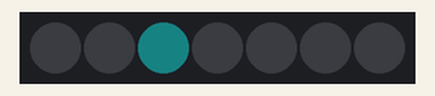
Recording of a sketch running on a simulated Arduino Uno, built with avr-gcc and run on an emulated ATmega328P. Parts: 7 RGB LEDs in strip order, left to right. Dim RGB values are drawn brighter than linear; random numbers use the default seed unless the sketch sets one.

Above: at 6.57 s.
At 10.43 s:
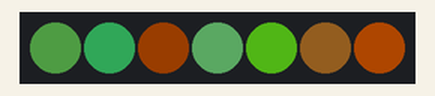
At 14.63 s:
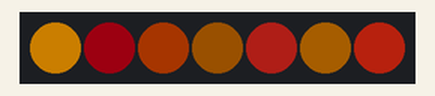
At 23.02 s:
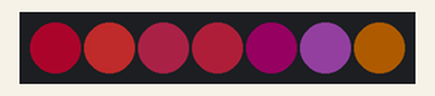
At 31.43 s:
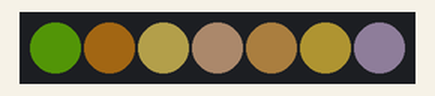
At 39.64 s:
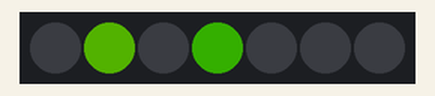
Timing chart, 0 to 40.0 s (numbered marks = the images above):
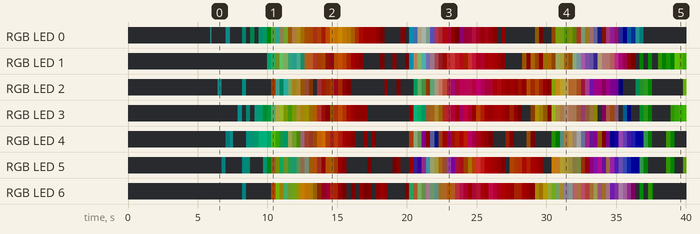

Measured:
- by itself, RGB LED 0: off → RGB(1, 3, 3) at 5.9 s, → off 0.10 s later, → RGB(1, 9, 9) 1.0 s later, → off 0.30 s later, … (90 changes in this stretch)
- by itself, RGB LED 2: off → RGB(1, 6, 6) at 6.4 s, → off 0.30 s later, → RGB(0, 13, 12) 1.5 s later, → off 0.30 s later, … (85 changes in this stretch)
- by itself, RGB LED 3: off → RGB(0, 12, 12) at 7.9 s, → off 0.30 s later, → RGB(0, 7, 6) 0.30 s later, → off 0.30 s later, … (92 changes in this stretch)

The sketch:

palette_blending_capability.ino
```cpp
/*
    Simple non-blocking FastLED display sequence template

*/

#include "FastLED.h"

// A digital unsigned subtraction macro. if result <0, then x=0. Otherwise, x=b
#define qsubd(x, b) ((x>b)?b:0)

// Unsigned subtraction macro. if result <0, then x=0. Otherwise x=x-b
#define qsuba(x, b) ((x>b)?x-b:0)

#define LED_DT 10
#define COLOR_ORDER GRB
#define LED_TYPE WS2812B
#define NUM_LEDS 7

uint8_t max_bright = 128;

struct CRGB leds[NUM_LEDS];

// Palette definitions
CRGBPalette16 currentPalette;
CRGBPalette16 targetPalette;

// NOBLEND or LINEARBLEND
TBlendType currentBlending;

// Define variables used by the sequences
int twinkrate = 100; // The higher the value, the lower the number of twinkles
uint8_t thisdelay =  10; // A delay value for the sequence(s)
uint8_t thisfade =   8; // How quickly does it fade? Lower = slower fade rate
uint8_t thishue =  50; // The hue
uint8_t thissat = 255; // The saturation, where 255 = brilliant colours
uint8_t thisbri = 255; // Brightness of a sequence
bool randhue =   1; // Do we want random colours all the time? 1 = yes

void setup() {
  delay(1000);
  LEDS.addLeds<LED_TYPE, LED_DT, COLOR_ORDER>(leds, NUM_LEDS);  // Use this for WS2812

  currentBlending = LINEARBLEND;

  FastLED.setBrightness(max_bright);

  // FastLED Power management set at 5V, 500mA
  set_max_power_in_volts_and_milliamps(5, 500);
}


void loop () {
  // Check the demo loop for changes to the variables.
  ChangeMe();

  EVERY_N_MILLISECONDS(100) {
    uint8_t maxChanges = 24;

    // AWESOME palette blending capability
    nblendPaletteTowardPalette(currentPalette, targetPalette, maxChanges);
  }

  // FastLED based non-blocking delay to update/display the sequence
  EVERY_N_MILLISECONDS(thisdelay) {
    twinkle();
  }

  // Change the target palette to a random one every 5 seconds
  EVERY_N_SECONDS(5) {
    static uint8_t baseC = random8();
    targetPalette = CRGBPalette16(CHSV(random8(), 255, random8(128, 255)), CHSV(random8(), 255, random8(128, 255)), CHSV(random8(), 192, random8(128, 255)), CHSV(random8(), 255, random8(128, 255)));
  }

  FastLED.show();
}

void twinkle() {
  if (random8() < twinkrate)
    leds[random16(NUM_LEDS)] += ColorFromPalette(currentPalette, (randhue ? random8() : thishue), 255, currentBlending);

  fadeToBlackBy(leds, NUM_LEDS, thisfade);
}

// A time (rather than loop) based demo sequencer. This gives us full control over the length of each sequence
void ChangeMe() {
  uint8_t secondHand = (millis() / 1000) % 10;

  // Static variable, means it's only defined once. This is our 'debounce' variable
  static uint8_t lastSecond = 99;

  if (lastSecond != secondHand) {

    // Debounce to make sure we're not repeating an assignment
    lastSecond = secondHand;

    switch (secondHand) {
      case 0: thisdelay = 10; randhue = 1; thissat = 255; thisfade = 8; twinkrate = 150; break;
      case 5: thisdelay = 100; randhue = 0;  thishue = random8(); thisfade = 2; twinkrate = 20; break;
      case 10: break;
    }
  }
}
```
